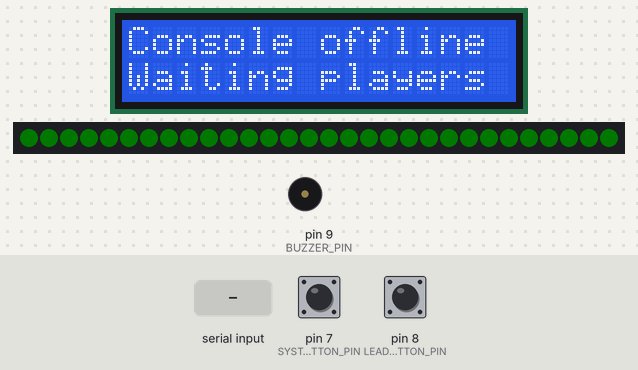
The sketch below on a simulated Arduino Uno, built with avr-gcc and run on an emulated ATmega328P. On the bench: 16×2 character LCD, 30 RGB LEDs in strip order, left to right, buzzer (waves = sounding). The inputs (shaded band) are chosen by the test bench; at power-on: pin 7 (SYSTEM_BUTTON_PIN) HIGH, pin 8 (LEADERBOARD_BUTTON_PIN) HIGH. Dim RGB values are drawn brighter than linear; random numbers use the default seed unless the sketch sets one.

Above: at 2.3 s.
2.4 s: "START:\n" received over the second serial link
At 4.05 s:
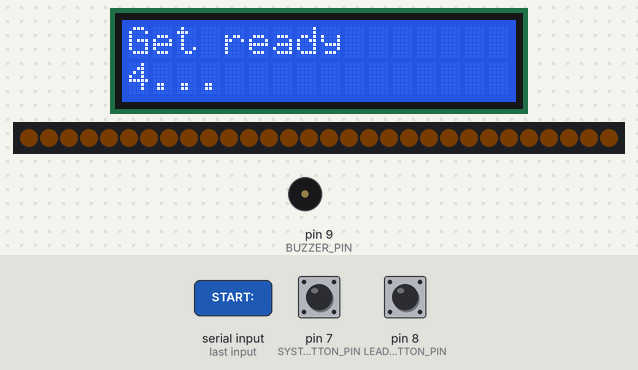
4.2 s: pin 7 (SYSTEM_BUTTON_PIN) pulled LOW for 0.15 s
At 4.51 s:
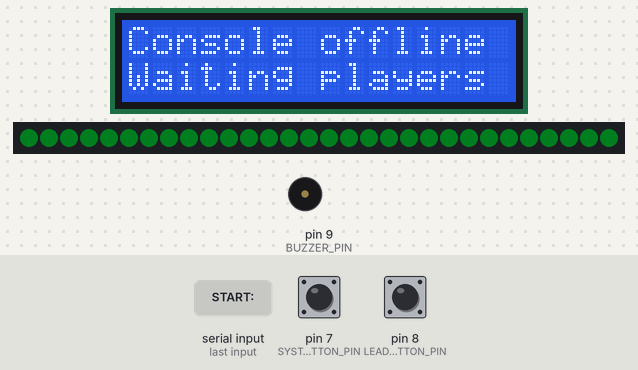
4.9 s: pin 8 (LEADERBOARD_BUTTON_PIN) pulled LOW for 0.15 s
At 5.38 s:
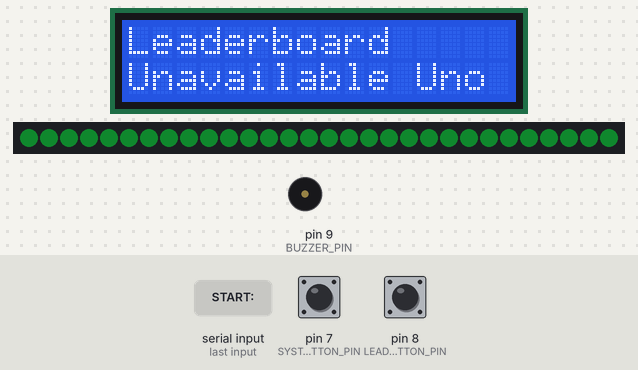
5.6 s: "WIN:\n" received over the second serial link
At 6.03 s:
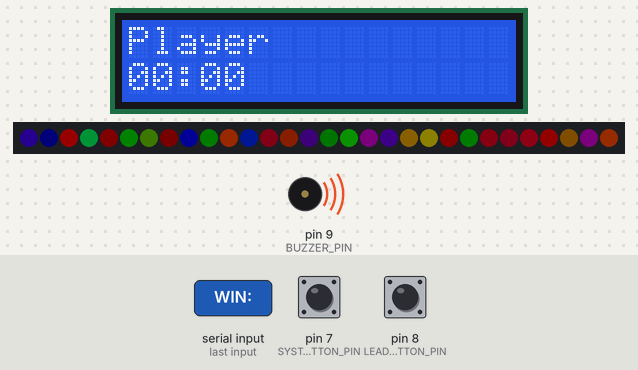
8.2 s: pin 8 (LEADERBOARD_BUTTON_PIN) pulled LOW for 1 s
At 8.73 s:
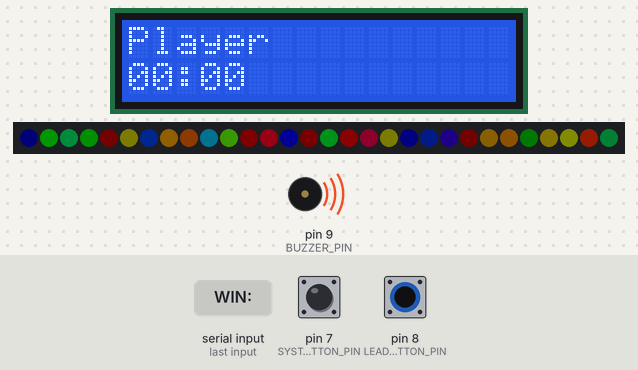
9.8 s: "NET:OFFLINE\n" received over the second serial link
At 11.73 s:
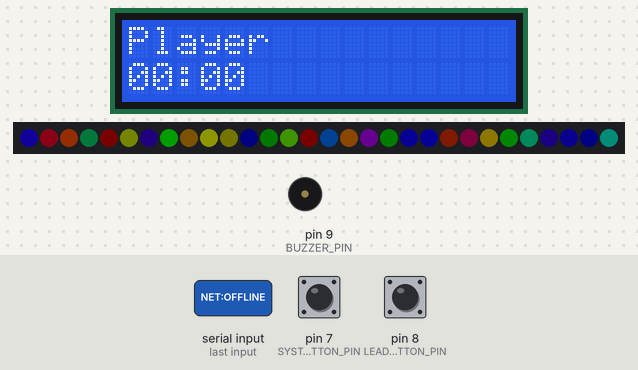
Timing chart, 0 to 13.2 s (numbered marks = the images above; inputs shaded):
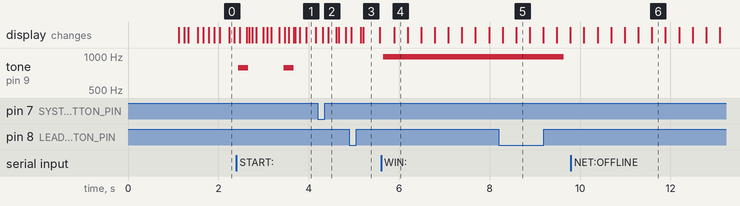

Measured:
- after the input at 2.4 s, tone on pin 9 (BUZZER_PIN): alternates 784 Hz for 0.22 s and silent for 0.78 s, starting at once
- after the input at 5.6 s, tone on pin 9 (BUZZER_PIN): silent → 988 Hz at once

The sketch:

arduino_uno_controller.ino
```cpp
/*
  Arduino Uno arcade controller firmware

  Role:
  - Controls LCD, WS2812B LEDs, DFPlayer Mini, buzzer, and buttons.
  - Talks to ESP32U bridge over SoftwareSerial:
      Arduino D2 <- ESP32U GPIO17
      Arduino D3 -> ESP32U GPIO4 through voltage divider
  - Uses short line protocol:
      From ESP: NET:ONLINE, NET:OFFLINE, START:<roundId>:<countdownMs>, WIN:<name>:<seat>:<ms>, RESET
      To ESP:   HELLO, DRAW:<number>, RESET_REQ
*/

// # Libraries
#include <Arduino.h>
#include <FastLED.h>
#include <LiquidCrystal_I2C.h>
#include <SoftwareSerial.h>
#include <Wire.h>

// # Pin Definitions
const uint8_t ESP_RX_PIN = 2; // Arduino receives from ESP TX.
const uint8_t ESP_TX_PIN = 3; // Arduino sends to ESP RX through voltage divider.
const uint8_t LED_DATA_PIN = 6;
const uint8_t SYSTEM_BUTTON_PIN = 7;
const uint8_t LEADERBOARD_BUTTON_PIN = 8;
const uint8_t BUZZER_PIN = 9;
const uint8_t DFPLAYER_TX_TO_ARDUINO_PIN = 10;
const uint8_t DFPLAYER_RX_FROM_ARDUINO_PIN = 11;

// # Game And Timing Settings
const uint8_t LCD_I2C_ADDRESS = 0x27;
const uint16_t LED_COUNT = 30;
const uint8_t MAX_BALL = 75;
const unsigned long DRAW_INTERVAL_MS = 7000;
const unsigned long DEFAULT_COUNTDOWN_MS = 6000;
const unsigned long LONG_PRESS_MS = 5000;
const unsigned long DEBOUNCE_MS = 35;
const uint16_t TRACK_BINGO = 200;
const uint16_t TRACK_WIN_PLAYER_1 = 201;
const uint16_t TRACK_GOOD_GAME = 204;
const uint16_t TRACK_GOOD_LUCK = 205;
const uint16_t TRACK_COUNTDOWN = 210;

// # Hardware Objects
LiquidCrystal_I2C lcd(LCD_I2C_ADDRESS, 16, 2);
SoftwareSerial espSerial(ESP_RX_PIN, ESP_TX_PIN);
SoftwareSerial dfSerial(DFPLAYER_TX_TO_ARDUINO_PIN, DFPLAYER_RX_FROM_ARDUINO_PIN);
CRGB leds[LED_COUNT];

// # Game State Types
enum Phase {
  PHASE_IDLE,
  PHASE_COUNTDOWN,
  PHASE_PLAYING,
  PHASE_GAME_OVER,
};

struct ButtonState {
  uint8_t pin;
  bool stablePressed;
  bool lastPhysicalPressed;
  bool longHandled;
  unsigned long changedAt;
  unsigned long pressedAt;
};

struct BeepStep {
  uint16_t frequency;
  unsigned long onMs;
  unsigned long offMs;
};

// # Buzzer Sequence
const BeepStep countdownBeeps[] = {
  {784, 220, 780},
  {784, 220, 780},
  {784, 220, 780},
  {784, 220, 780},
  {784, 220, 780},
  {1175, 900, 0},
};
const uint8_t COUNTDOWN_BEEP_COUNT = sizeof(countdownBeeps) / sizeof(countdownBeeps[0]);

// # Runtime State
Phase phase = PHASE_IDLE;
ButtonState systemButton = {SYSTEM_BUTTON_PIN, false, false, false, 0, 0};
ButtonState leaderboardButton = {LEADERBOARD_BUTTON_PIN, false, false, false, 0, 0};

String espLine = "";
String roundId = "";
String winnerName = "";
unsigned long countdownStartedAt = 0;
unsigned long countdownDurationMs = DEFAULT_COUNTDOWN_MS;
unsigned long lastDrawAt = 0;
unsigned long lastLedAt = 0;
unsigned long lastHelloAt = 0;
unsigned long buzzerStepStartedAt = 0;
unsigned long buzzerOffStartedAt = 0;
unsigned long gameOverStartedAt = 0;
unsigned long winnerTimeMs = 0;
uint8_t winnerSeat = 1;
uint8_t hue = 0;
bool espOnline = false;
bool buzzerActive = false;
bool buzzerInGap = false;
uint8_t buzzerStepIndex = 0;
uint8_t drawBag[MAX_BALL];
uint8_t drawRemaining = 0;

// # Function List
void showLcd(const String& row1, const String& row2 = "");
void setPhase(Phase nextPhase);
void updateEspSerial();
void handleEspLine(const String& line);
void updateButtons();
void handleButtonRelease(ButtonState& button, unsigned long heldMs);
void updateBuzzer();
void startCountdownBuzzer();
void stopBuzzer();
void updateLeds();
void updateCountdown();
void updateGameplay();
void refillDrawBag();
uint8_t drawNumber();
void playMp3Track(uint16_t track);
void sendDfCommand(uint8_t command, uint16_t parameter);
String ballLabel(uint8_t number);
String formatTime(unsigned long ms);
String compactName(const String& value);

// # Setup
void setup() {
  Serial.begin(9600);
  espSerial.begin(9600);
  dfSerial.begin(9600);

  pinMode(SYSTEM_BUTTON_PIN, INPUT_PULLUP);
  pinMode(LEADERBOARD_BUTTON_PIN, INPUT_PULLUP);
  pinMode(BUZZER_PIN, OUTPUT);

  Wire.begin();
  Wire.setClock(50000);
  delay(1000);
  lcd.init();
  lcd.backlight();

  FastLED.addLeds<WS2812B, LED_DATA_PIN, GRB>(leds, LED_COUNT);
  FastLED.setBrightness(64);
  FastLED.clear(true);

  sendDfCommand(0x06, 25);
  randomSeed(analogRead(A0));
  refillDrawBag();
  setPhase(PHASE_IDLE);

  espSerial.println("HELLO");
}

// # Main Loop
void loop() {
  updateEspSerial();
  updateButtons();
  updateBuzzer();
  updateLeds();

  if (phase == PHASE_COUNTDOWN) updateCountdown();
  if (phase == PHASE_PLAYING) updateGameplay();

  if (millis() - lastHelloAt >= 10000) {
    lastHelloAt = millis();
    espSerial.println("HELLO");
  }
}

// # Phase Changes
void setPhase(Phase nextPhase) {
  phase = nextPhase;

  if (nextPhase == PHASE_IDLE) {
    roundId = "";
    stopBuzzer();
    showLcd(espOnline ? "Console online" : "Console offline", "Waiting players");
  } else if (nextPhase == PHASE_COUNTDOWN) {
    countdownStartedAt = millis();
    showLcd("Get ready", "5...");
    playMp3Track(TRACK_COUNTDOWN);
    startCountdownBuzzer();
  } else if (nextPhase == PHASE_PLAYING) {
    refillDrawBag();
    lastDrawAt = millis() - DRAW_INTERVAL_MS + 1200;
    showLcd("Game started", "Watch number");
  } else if (nextPhase == PHASE_GAME_OVER) {
    showLcd(compactName(winnerName), formatTime(winnerTimeMs));
    playMp3Track(TRACK_WIN_PLAYER_1 + winnerSeat - 1);
    tone(BUZZER_PIN, 988);
    buzzerActive = true;
    gameOverStartedAt = millis();
  }
}

// # ESP32U Serial Input
void updateEspSerial() {
  espSerial.listen();
  while (espSerial.available()) {
    char c = (char)espSerial.read();
    if (c == '\r') continue;
    if (c == '\n') {
      espLine.trim();
      if (espLine.length() > 0) handleEspLine(espLine);
      espLine = "";
      continue;
    }
    if (espLine.length() < 96) espLine += c;
  }
}

// # ESP32U Command Parser
void handleEspLine(const String& line) {
  if (line == "NET:ONLINE") {
    espOnline = true;
    if (phase == PHASE_IDLE) setPhase(PHASE_IDLE);
    return;
  }

  if (line == "NET:OFFLINE" || line == "NET:WIFI_WAIT") {
    espOnline = false;
    if (phase == PHASE_IDLE) setPhase(PHASE_IDLE);
    return;
  }

  if (line.startsWith("START:")) {
    int firstColon = line.indexOf(':');
    int secondColon = line.indexOf(':', firstColon + 1);
    roundId = line.substring(firstColon + 1, secondColon);
    countdownDurationMs = line.substring(secondColon + 1).toInt();
    if (countdownDurationMs == 0) countdownDurationMs = DEFAULT_COUNTDOWN_MS;
    setPhase(PHASE_COUNTDOWN);
    return;
  }

  if (line.startsWith("WIN:")) {
    int p1 = line.indexOf(':');
    int p2 = line.indexOf(':', p1 + 1);
    int p3 = line.indexOf(':', p2 + 1);
    winnerName = line.substring(p1 + 1, p2);
    winnerSeat = line.substring(p2 + 1, p3).toInt();
    winnerTimeMs = line.substring(p3 + 1).toInt();
    if (winnerSeat < 1 || winnerSeat > 3) winnerSeat = 1;
    setPhase(PHASE_GAME_OVER);
    return;
  }

  if (line == "RESET") {
    setPhase(PHASE_IDLE);
  }
}

// # Button Handling
void updateButtons() {
  const unsigned long now = millis();
  ButtonState* buttons[] = {&systemButton, &leaderboardButton};

  for (uint8_t i = 0; i < 2; i++) {
    ButtonState* button = buttons[i];
    bool physicalPressed = digitalRead(button->pin) == LOW;
    if (physicalPressed != button->lastPhysicalPressed) {
      button->lastPhysicalPressed = physicalPressed;
      button->changedAt = now;
    }

    if (now - button->changedAt < DEBOUNCE_MS) continue;

    if (physicalPressed == button->stablePressed) {
      if (button->stablePressed && button->pin == SYSTEM_BUTTON_PIN && !button->longHandled &&
          now - button->pressedAt >= LONG_PRESS_MS) {
        button->longHandled = true;
        showLcd("Restart Arduino", "Release button");
        asm volatile ("jmp 0");
      }
      continue;
    }

    button->stablePressed = physicalPressed;
    if (button->stablePressed) {
      button->pressedAt = now;
      button->longHandled = false;
    } else {
      handleButtonRelease(*button, now - button->pressedAt);
    }
  }
}

// # Button Actions
void handleButtonRelease(ButtonState& button, unsigned long heldMs) {
  if (button.longHandled || heldMs >= LONG_PRESS_MS) return;

  if (button.pin == SYSTEM_BUTTON_PIN) {
    espSerial.println("RESET_REQ");
    setPhase(PHASE_IDLE);
    return;
  }

  if (button.pin == LEADERBOARD_BUTTON_PIN && phase == PHASE_IDLE) {
    showLcd("Leaderboard", "Unavailable Uno");
  }
}

// # Buzzer Control
void startCountdownBuzzer() {
  buzzerActive = true;
  buzzerInGap = false;
  buzzerStepIndex = 0;
  buzzerStepStartedAt = millis();
  tone(BUZZER_PIN, countdownBeeps[0].frequency);
}

void stopBuzzer() {
  noTone(BUZZER_PIN);
  digitalWrite(BUZZER_PIN, LOW);
  buzzerActive = false;
  buzzerInGap = false;
  buzzerStepIndex = 0;
}

void updateBuzzer() {
  if (!buzzerActive) return;
  const unsigned long now = millis();

  if (phase == PHASE_GAME_OVER) {
    if (now - gameOverStartedAt >= 4000) stopBuzzer();
    return;
  }

  if (buzzerStepIndex >= COUNTDOWN_BEEP_COUNT) {
    stopBuzzer();
    return;
  }

  const BeepStep& step = countdownBeeps[buzzerStepIndex];
  if (!buzzerInGap && now - buzzerStepStartedAt >= step.onMs) {
    noTone(BUZZER_PIN);
    buzzerInGap = true;
    buzzerOffStartedAt = now;
    return;
  }

  if (buzzerInGap && now - buzzerOffStartedAt >= step.offMs) {
    buzzerStepIndex++;
    if (buzzerStepIndex >= COUNTDOWN_BEEP_COUNT) {
      stopBuzzer();
      return;
    }
    buzzerInGap = false;
    buzzerStepStartedAt = now;
    tone(BUZZER_PIN, countdownBeeps[buzzerStepIndex].frequency);
  }
}

// # LED Animations
void updateLeds() {
  if (millis() - lastLedAt < 30) return;
  lastLedAt = millis();

  if (phase == PHASE_IDLE) {
    uint8_t brightness = beatsin8(14, 12, 110);
    fill_solid(leds, LED_COUNT, CHSV(118, 180, brightness));
  } else if (phase == PHASE_COUNTDOWN) {
    fill_solid(leds, LED_COUNT, CHSV(32, 230, beatsin8(26, 60, 180)));
  } else if (phase == PHASE_PLAYING) {
    fill_rainbow(leds, LED_COUNT, hue++, 7);
  } else {
    for (uint16_t i = 0; i < LED_COUNT; i++) {
      leds[i] = CHSV(random8(), 255, random8(40, 180));
    }
  }

  FastLED.show();
}

// # Countdown State
void updateCountdown() {
  unsigned long elapsed = millis() - countdownStartedAt;
  if (elapsed < 1000) {
    showLcd("Get ready", "5...");
  } else if (elapsed < 2000) {
    showLcd("Get ready", "4...");
  } else if (elapsed < 3000) {
    showLcd("Get ready", "3...");
  } else if (elapsed < 4000) {
    showLcd("Get ready", "2...");
  } else if (elapsed < 5000) {
    showLcd("Get ready", "1...");
  } else if (elapsed < countdownDurationMs) {
    showLcd("Get ready", "GO!");
  } else {
    setPhase(PHASE_PLAYING);
  }
}

// # Gameplay Number Drawing
void updateGameplay() {
  if (millis() - lastDrawAt < DRAW_INTERVAL_MS) return;
  lastDrawAt = millis();

  uint8_t number = drawNumber();
  showLcd("Current Number", ballLabel(number));
  playMp3Track(number);
  espSerial.print("DRAW:");
  espSerial.println(number);
}

// # Draw Bag
void refillDrawBag() {
  for (uint8_t i = 0; i < MAX_BALL; i++) drawBag[i] = i + 1;

  for (int i = MAX_BALL - 1; i > 0; i--) {
    int j = random(i + 1);
    uint8_t temp = drawBag[i];
    drawBag[i] = drawBag[j];
    drawBag[j] = temp;
  }

  drawRemaining = MAX_BALL;
}

uint8_t drawNumber() {
  if (drawRemaining == 0) refillDrawBag();
  drawRemaining--;
  return drawBag[drawRemaining];
}

// # DFPlayer Mini
void playMp3Track(uint16_t track) {
  sendDfCommand(0x12, track);
}

void sendDfCommand(uint8_t command, uint16_t parameter) {
  dfSerial.listen();
  uint8_t buffer[10] = {
    0x7E,
    0xFF,
    0x06,
    command,
    0x00,
    highByte(parameter),
    lowByte(parameter),
    0x00,
    0x00,
    0xEF
  };

  uint16_t checksum = 0;
  for (uint8_t i = 1; i < 7; i++) checksum += buffer[i];
  checksum = 0 - checksum;
  buffer[7] = highByte(checksum);
  buffer[8] = lowByte(checksum);

  dfSerial.write(buffer, sizeof(buffer));
  espSerial.listen();
}

// # LCD Output
void showLcd(const String& row1, const String& row2) {
  static String previousRow1 = "";
  static String previousRow2 = "";

  String nextRow1 = row1.substring(0, 16);
  String nextRow2 = row2.substring(0, 16);
  while (nextRow1.length() < 16) nextRow1 += " ";
  while (nextRow2.length() < 16) nextRow2 += " ";

  if (nextRow1 == previousRow1 && nextRow2 == previousRow2) return;
  previousRow1 = nextRow1;
  previousRow2 = nextRow2;

  lcd.setCursor(0, 0);
  lcd.print(nextRow1);
  lcd.setCursor(0, 1);
  lcd.print(nextRow2);
}

// # Text Formatting Helpers
String ballLabel(uint8_t number) {
  char letter = 'B';
  if (number >= 16 && number <= 30) letter = 'I';
  else if (number >= 31 && number <= 45) letter = 'N';
  else if (number >= 46 && number <= 60) letter = 'G';
  else if (number >= 61) letter = 'O';

  char buffer[8];
  snprintf(buffer, sizeof(buffer), "%c-%02u", letter, number);
  return String(buffer);
}

String formatTime(unsigned long ms) {
  unsigned long totalSeconds = ms / 1000;
  char buffer[10];
  snprintf(buffer, sizeof(buffer), "%02lu:%02lu", totalSeconds / 60, totalSeconds % 60);
  return String(buffer);
}

String compactName(const String& value) {
  String output = value;
  output.trim();
  if (output.length() == 0) output = "Player";
  if (output.length() > 16) output = output.substring(0, 16);
  return output;
}
```
